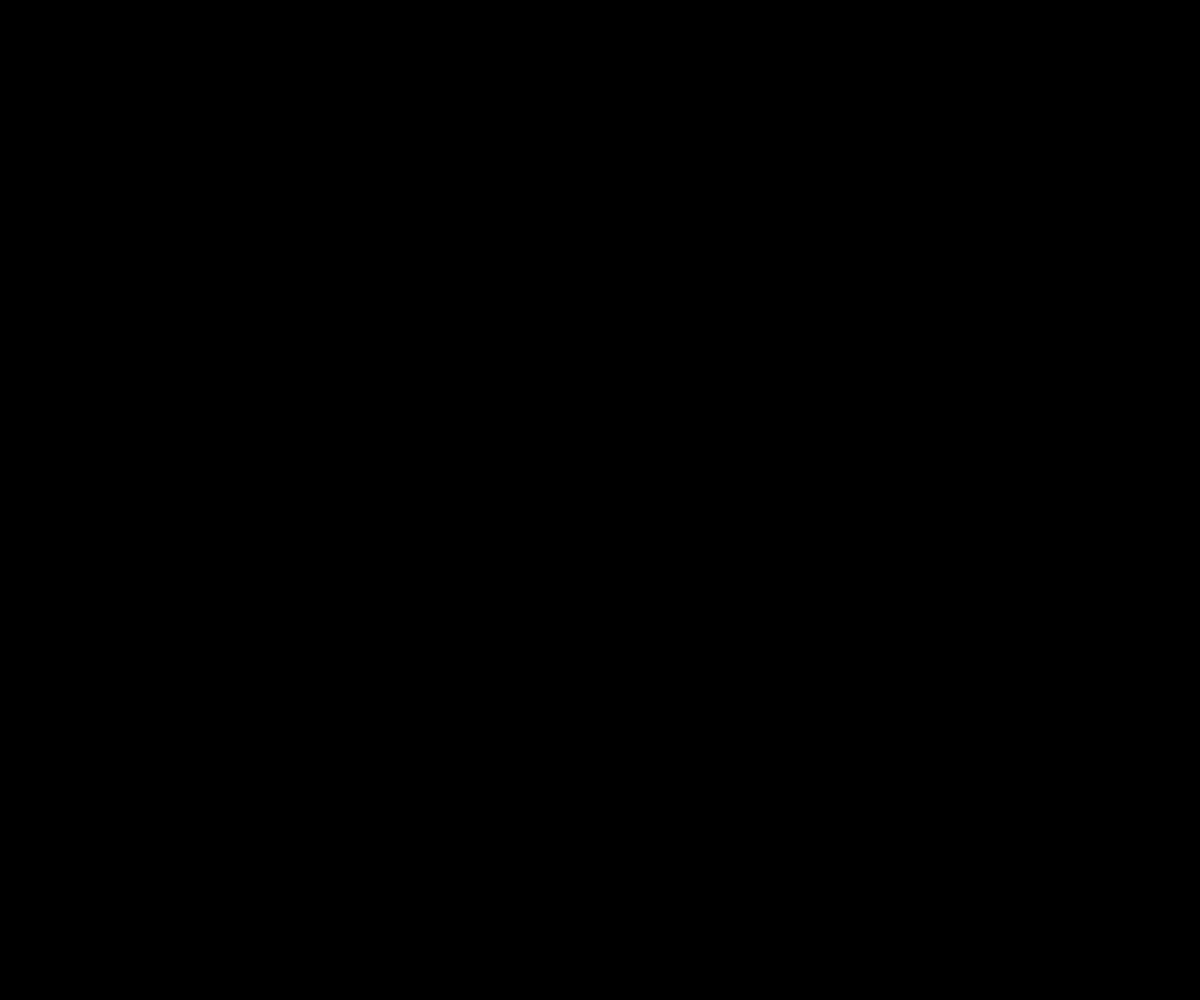
Frame 1 (no input)
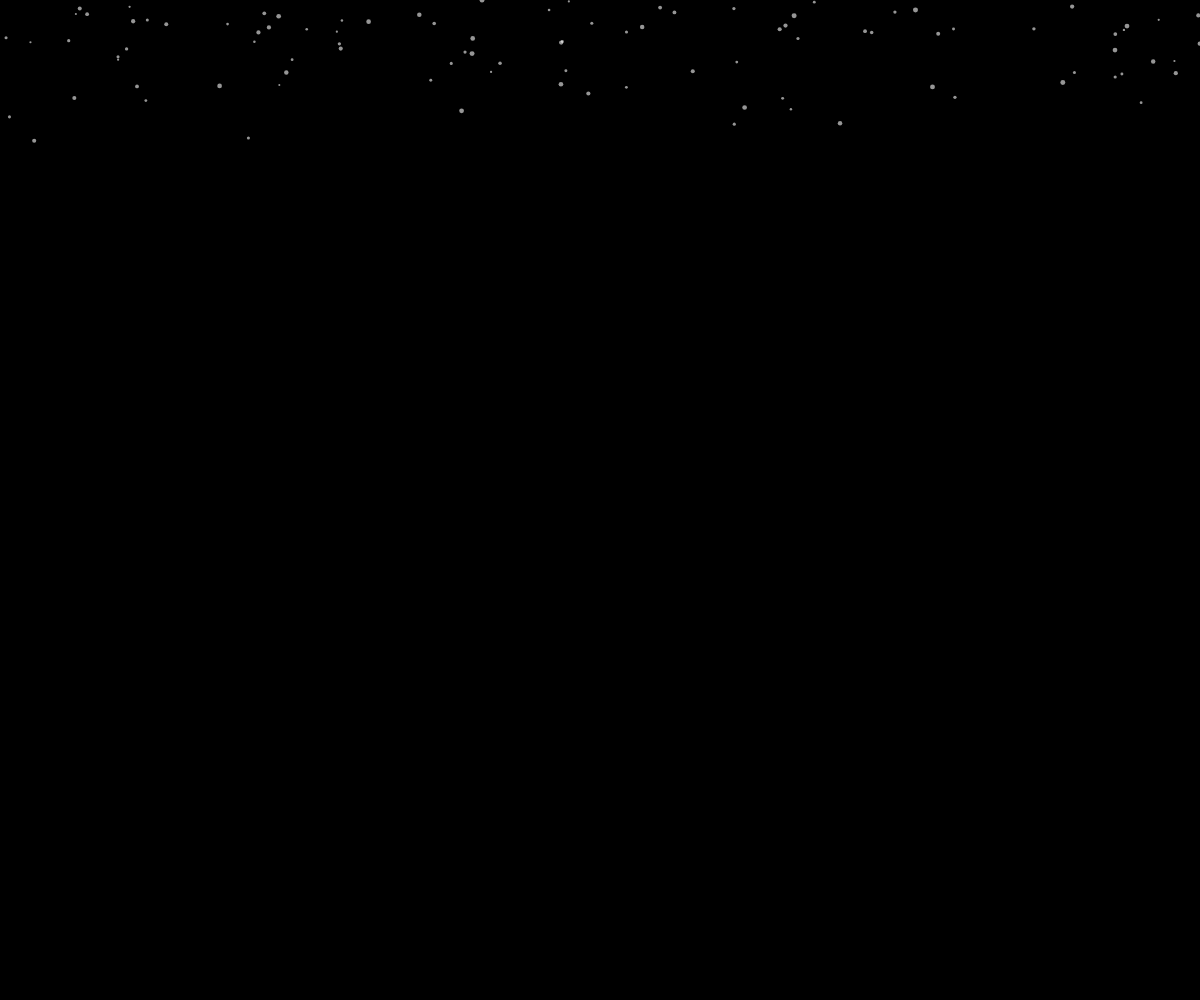
Frame 60 (no input)
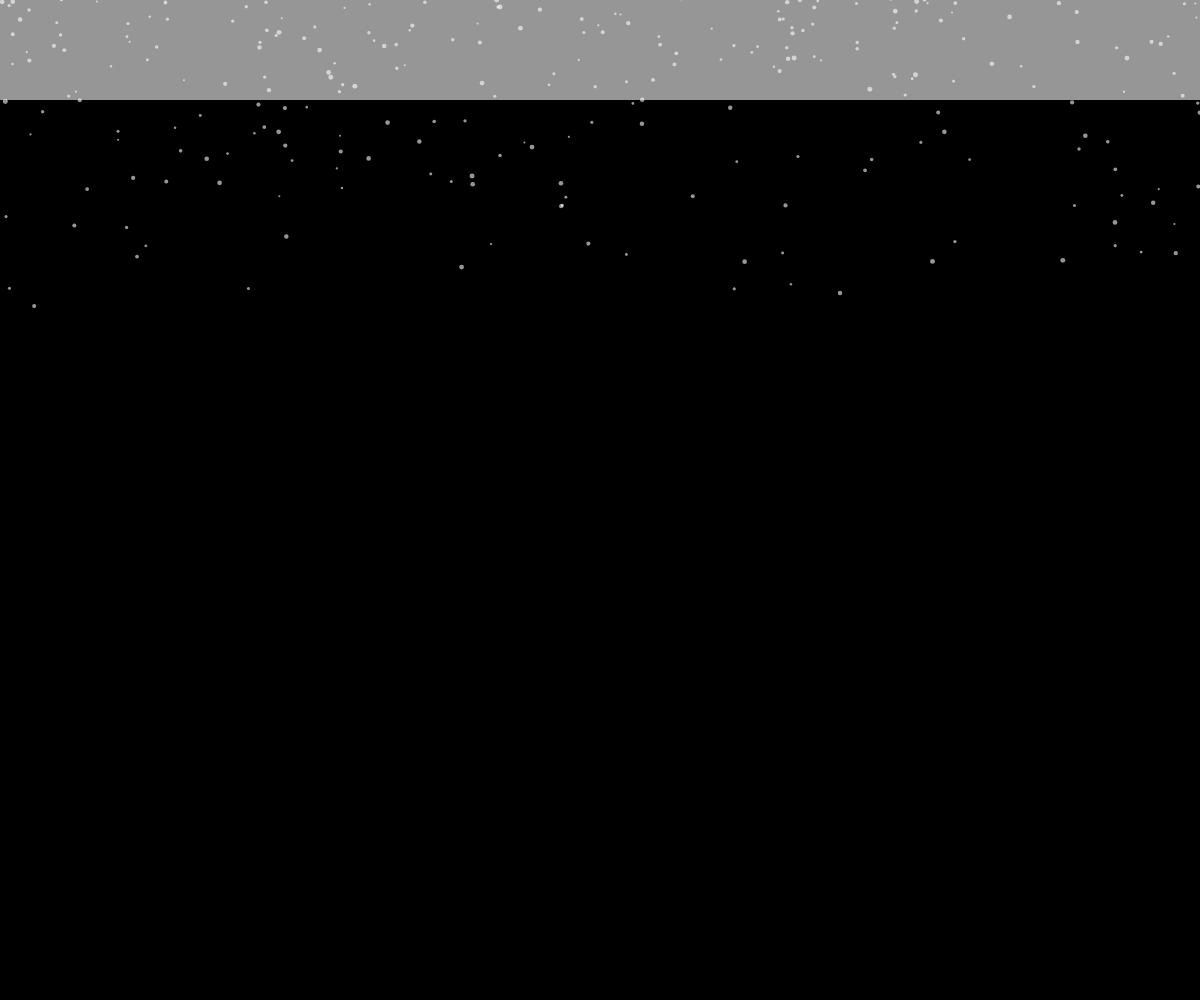
Frame 120 (the mouse pressed at the canvas centre since frame 60)

The p5.js sketch that drew these frames (run headless with seeded random() and noise() and a simulated clock; from frame 60 on, the mouse is pressed at the canvas centre):

// p5.js sketch
// ── sketch.js
let snowflakes = []; // 存储所有的雪花
let coverProgress = 0; // 覆盖的进度

function setup() {
  createCanvas(windowWidth, windowHeight);
}

function draw() {
  background(0); // 设置背景为黑色，雪花为白色

  // 生成新的雪花
  let t = frameCount / 60; // 更新时间
  for (let i = 0; i < random(5); i++) {
    snowflakes.push(new snowflake()); // 在随机位置生成雪花
  }

  // 绘制所有雪花
  for (let flake of snowflakes) {
    flake.update(t); // 更新雪花的位置
    flake.display(); // 显示雪花
  }

  // 覆盖进度条，模拟雪逐渐覆盖
  fill(255, 255, 255, 150);
  noStroke();
  rect(0, 0, windowWidth, windowHeight * coverProgress); // 进度条逐渐填充

  // 当覆盖进度达到 100%，停止动画
  if (coverProgress >= 1) {
    noLoop(); // 停止 draw() 的循环
  }
}

// 雪花类
function snowflake() {
  this.posX = random(0, width);
  this.posY = random(-50, 0);
  this.size = random(2, 5);
  this.speed = random(0.5, 3);

  this.update = function(time) {
    this.posY += this.speed; // 雪花往下落
    // 重置雪花位置到顶部
    if (this.posY > height) {
      this.posY = random(-50, 0);
    }
  };

  this.display = function() {
    ellipse(this.posX, this.posY, this.size);
  };
}

// 模拟与他人对话并逐渐停止的过程
function mousePressed() {
  // 每次点击，覆盖的进度增加
  coverProgress += 0.1;
  if (coverProgress >= 1) {
    // 覆盖完成后停止对话
    noLoop();
  }
}
